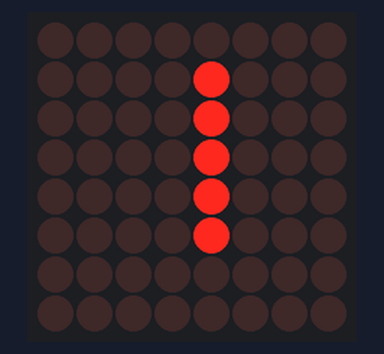
A sketch run on a simulated Arduino Uno, built with avr-gcc and run on an emulated ATmega328P. On the bench: 8×8 LED matrix.

Above: at 0.1 s.
At 1.1 s:
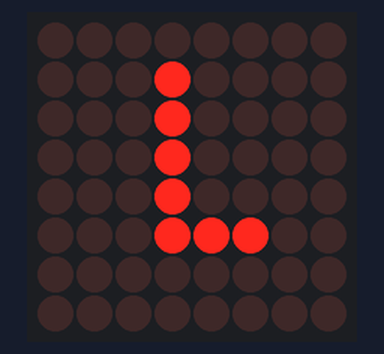
At 2.1 s:
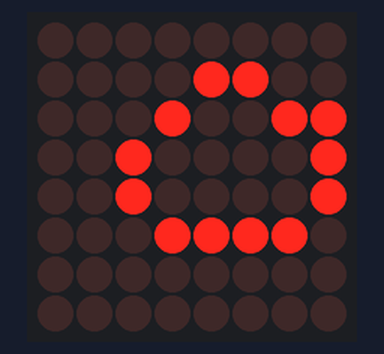
At 3.1 s:
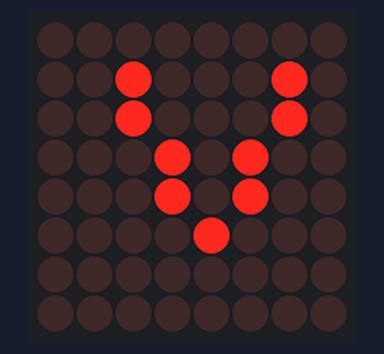
At 5.1 s:
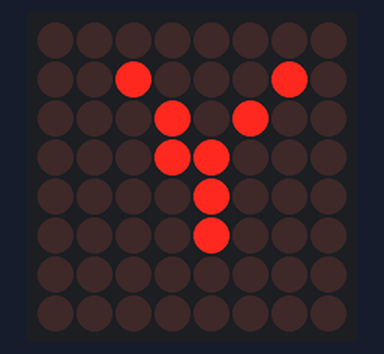
At 7.1 s:
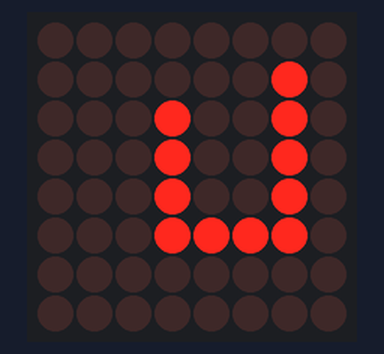

Measured:
- by itself, everything shown: repeats every 8.0 s, in 8 steps
- what the display in image 1 shows lasts 1.0 s, from 1.0 s to 2.0 s

The sketch:

led_matrix.ino
```cpp
#include <LedControl.h>

int DIN = 12;
int CS = 11;
int CLK = 10;

int DELAY = 1000;

byte eight[8] = {0x7E,0x7E,0x66,0x7E,0x7E,0x66,0x7E,0x7E};
byte s[8] = {0x7E,0x7C,0x60,0x7C,0x3E,0x06,0x3E,0x7E};
byte dot[8] = {0x00,0x00,0x00,0x00,0x00,0x00,0x18,0x18};
byte o[8] = {0x00,0x0C,0x13,0x21,0x21,0x1E,0x00,0x00};
byte m[8] = {0xE7,0xFF,0xFF,0xDB,0xDB,0xDB,0xC3,0xC3};
byte i[8] = {0x00,0x08,0x08,0x08,0x08,0x08,0x00,0x00};
byte l[8] = {0x00,0x10,0x10,0x10,0x10,0x1C,0x00,0x00};
byte v[8] = {0x00,0x22,0x22,0x14,0x14,0x08,0x00,0x00};
byte e[8] = {0x00,0x1C,0x10,0x1C,0x10,0x1C,0x00,0x00};
byte y[8] = {0x00,0x22,0x14,0x18,0x08,0x08,0x00,0x00};
byte u[9] = {0x00,0x02,0x12,0x12,0x12,0x1E,0x00,0x00};
LedControl lc = LedControl(DIN,CLK,CS,1);

void setup() {
  // put your setup code here, to run once:
  lc.shutdown(0, false);
  lc.setIntensity(0, 8);
  lc.clearDisplay(0);
}

void loop() {
  // put your main code here, to run repeatedly:
  byte smile[8] = {0x78,0x7C,0x66,0x66,0x66,0x66,0x7C,0x78};
  byte neutral[8] = {0x3C,0x42,0xA5,0x81,0xBD,0x81,0x42,0x3C};
  printByte(i);
  delay(DELAY);
  printByte(l);
  delay(DELAY);
  printByte(o);
  delay(DELAY);
  printByte(v);
  delay(DELAY);
  printByte(e);
  delay(DELAY);
  printByte(y);
  delay(DELAY);
  printByte(o);
  delay(DELAY);
  printByte(u);
  delay(DELAY);
}

void printByte(byte ch[]) {
  int i = 0;
  for (i = 0; i < 8; i++) {
    lc.setRow(0, i, ch[i]);
    }
}
```
